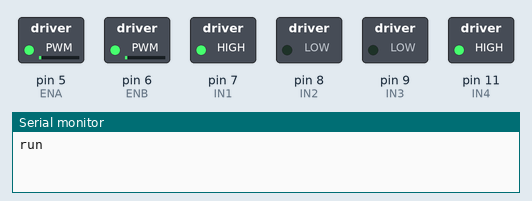
Recording of a sketch running on a simulated Arduino Uno, built with avr-gcc and run on an emulated ATmega328P. On the bench: switched loads named in the sketch (green lamp = pin HIGH), the last lines printed to the serial monitor.

Above: at 0.15 s.
At 2.55 s:
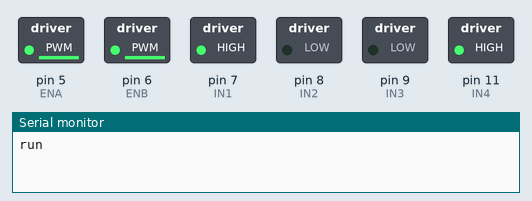
At 10.97 s:
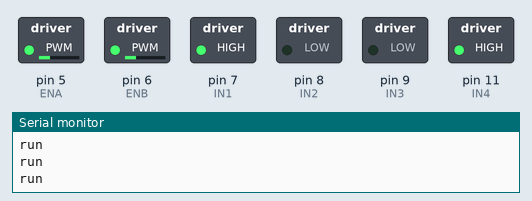
At 18.48 s:
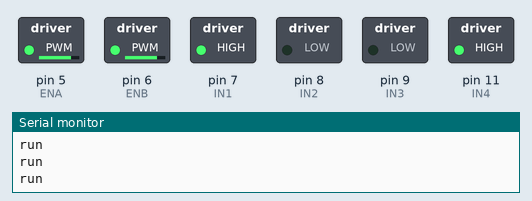
At 39.82 s:
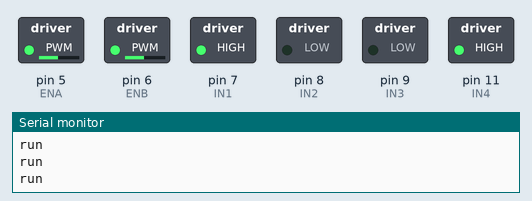
Timing chart, 0 to 40.0 s (numbered marks = the images above):
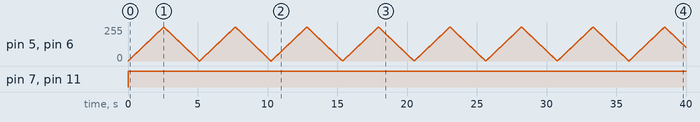

Measured:
- by itself, pin 7 (IN1), pin 11 (IN4): LOW → HIGH at 0.00 s

The sketch:

164-RobotProgressivo.ino
```cpp
#define ENA 5
#define ENB 6
#define IN1 7
#define IN2 8
#define IN3 9
#define IN4 11

void setup() {
  Serial.begin(9600);
  pinMode(IN3, OUTPUT);
  pinMode(IN4, OUTPUT);
  pinMode(IN1, OUTPUT);
  pinMode(IN2, OUTPUT);
  pinMode(ENA, OUTPUT);
  pinMode(ENB, OUTPUT);
  analogWrite(ENB, 0);
  analogWrite(ENA, 0);
}

void loop() {
  //imposta direzione
  Serial.println("run");
  digitalWrite(IN3, LOW);
  digitalWrite(IN4, HIGH);
  digitalWrite(IN1, HIGH);
  digitalWrite(IN2, LOW);
  for (int i = 0; i <= 255; i++) {
    analogWrite(ENB, i);
    analogWrite(ENA, i);
    delay(10);
  }
  for (int i = 255; i >= 0; i--) {
    analogWrite(ENB, i);
    analogWrite(ENA, i);
    delay(10);
  }
}
```
